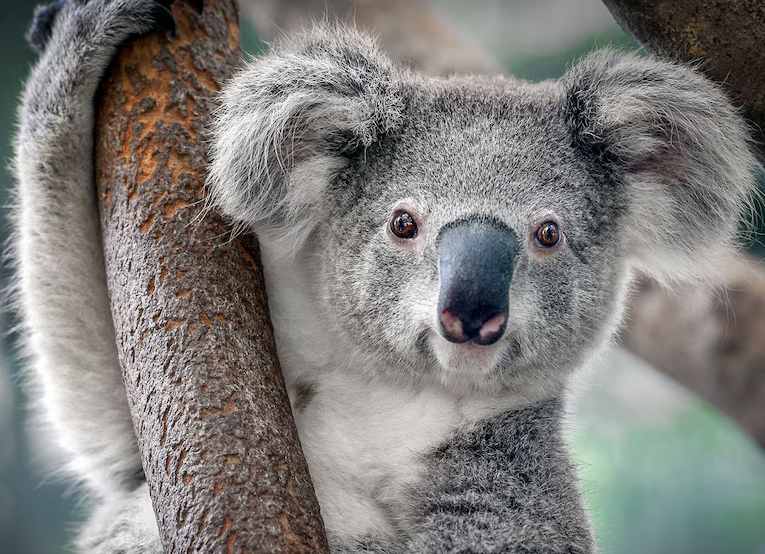
#> input picture Tps/Tp-Introduccion/koala.png, 765 x 554 px
$ jupyter execute --allow-errors 1-leer-y-escribir-archivos.ipynb
#> lines starting #> are read from the running program, lines starting #| are printed output that depends on the picture
# Leer y Escribir archivos

## Texto

Podemos leer y escribir archivos usando la función `open()`

```
open(<ruta>, mode=<modo>, enconding="utf8")
```

existen distintos modos para cargar nuestro archivo, pero veremos estos tres:

* "r" : Solo lectura (read-only)
* "w" : Solo escritura (write-only). **Cuidado!** se sobreescribe todo el archivo!
* "a" : Agregar (append)

el `encoding` "utf8" o "utf-8" es el formato de codificación que nos permite interpretar correctamente texto en español https://es.wikipedia.org/wiki/UTF-8.

Luego de abrir un archivo tenemos que cerrarlo usando el método `.close()`

[cell 1]
file = open("salida.txt", "w")
file.write("escribo mi archivo")
file.close()

### Escribir un archivo

Usando el modo de escritura "w" (de *write*) podemos abrir un archivo y escribir sobre él (borrando todo su contenido, CUIDADO!), o crearlo en caso de que no exista

[cell 2]
file = open("texto.txt", mode="w", encoding="utf-8")
file.write("Estoy escribiendo una línea!")
file.close()  # cerramos el archivos

Para evitar tener que cerrar el archivo tenemos la sentencia `with`, un tipo de Gestor de Contexto en Python.

[cell 3]
with open("texto.txt", mode="w", encoding="utf8") as file:
    # Si quiero escribir varias líneas uso "\n"
    file.write("Línea 1\n")
    file.write("Línea 2\n")
    file.write("Línea 3\n")
    print(file.closed)  # El archivo sigue abierto

print(file.closed)  # El archivo ahora está cerrado

### Leyendo un Archivo

Para leer un archivo debemos usar el modo lectura "r" (de *read*)

[cell 4]
with open("texto.txt", mode="r", encoding="utf8") as file:

    # El método read() lee todo el contenido del archivo:
    texto = file.read()

print(texto)

[cell 5]
with open("texto.txt", mode="r", encoding="utf8") as file:

    # El método readline() lee solo una línea.
    linea = file.readline()

print(linea)

[cell 6]
with open("texto.txt", mode="r", encoding="utf8") as file:

    # El método readlines() lee todas las lineas y las guarda en una lista
    lineas = file.readlines()

print(lineas)  # una lista con las diferentes lineas

[cell 7]
with open("texto.txt", mode="a", encoding="utf8") as file:
    file.write("Una última línea\n")

[cell 8]
with open("texto.txt", "r", encoding="utf8") as file:
    texto = file.read()  # todo el archivo como una string
    print(texto)

[cell 9]
with open("texto.txt", "r", encoding="utf8") as file:
    for line in file.readlines():
        print(line)  # con end="" evito que print() cree una nueva línea vacía

### Ejercicios:

1) Cómo podemos contar el número de palabras en un texto?
2) Cómo podemos ver cuantas veces se repite una dada palabra?

### Pathlib

Una librería muy útil para moverme entre carpetas y explorar archivos desde python

[cell 10]
import pathlib

path = pathlib.Path("")

print(path)
print(path.absolute())

[cell 11]
import pathlib

path = pathlib.Path("")

for file in path.iterdir():
    print(file)

[cell 12]
import pathlib

path = pathlib.Path("")

for file in path.iterdir():
    if file.suffix == ".txt":  # puedo imprimir solo ciertos archivos
        print(file)

[cell 13]
# Puedo crear directorios

nueva_carpeta = path / "nueva_carpeta"
nueva_carpeta.mkdir()  # creo la carpeta

## JSON

JSON es un formato que nace con JavaScript y la web, muy utilizado para compartir información. En python lo podemos utilizar para serializar (guardar) algunos objetos como pueden ser las listas o los diccionarios

[cell 14]
import json

lista_muy_importante = ["receta", "super", "secreta"]

with open("secreto.json", "w") as file:
    json.dump(lista_muy_importante, file)

[cell 15]
with open("secreto.json", "r") as file:
    lista_leida = json.load(file)

lista_leida.append("hola")
lista_leida

[cell 16]
notas_de_alumnos = {"Juan": 9, "Victoria": 8, "José": 6}

with open("notas.json", "w", encoding="utf-8") as file:
    json.dump(notas_de_alumnos, file)

[cell 17]
with open("notas.json", "r") as file:
    dic = json.load(file)

dic["Blas"] = 5

print(dic)

## Pandas

[Pandas](https://pandas.pydata.org/) es una librería muy popular para trabajar con tablas tipo excel. Esta librería nos ofrece muchas herramientas, pero una de ellas es poder leer y escribir archivos de Excel

[cell 18]
import pandas as pd

#> (the rest of this cell did not finish here and is left out)

#> (a cell that did not finish here is left out)

[cell 20]
# También puedo crear un excel a partir de un diccionario
casas = {
    "personas": ["harry", "hermione", "ron"],
    "casa": ["Griffindor", "Griffindor", "Griffindor"],
}

# primero creo un DataFrame
casas_df = pd.DataFrame(casas)

# Luego uso el método to_excel()
casas_df.to_excel("casas.xlsx")  # es importante la extensión .xlsx

## Imagenes

Existen librerías como PIL https://pillow.readthedocs.io/en/stable/handbook/tutorial.html que nos permiten manipular imagenes. Veamos un par de ejemplos

[cell 21]
from PIL import Image

koala = Image.open(r"koala.png")
#> koala is the input picture: PIL image 765x554 RGBA; mean R, G, B, A 127.6, 126, 123.2, 255
koala.show()

[cell 22]
koala

[cell 23]
koala.split()

[cell 24]
# Puedo separar los canales R G B ALPHA (Rojo, Verde, Azul y Transparencia)
r, g, b, a = koala.split()
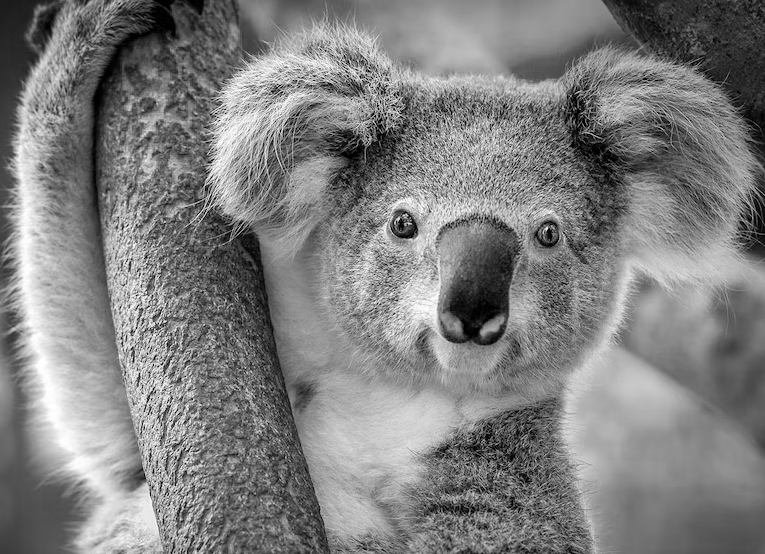
#> r: PIL image 765x554 L; min 0, max 255, mean 127.6
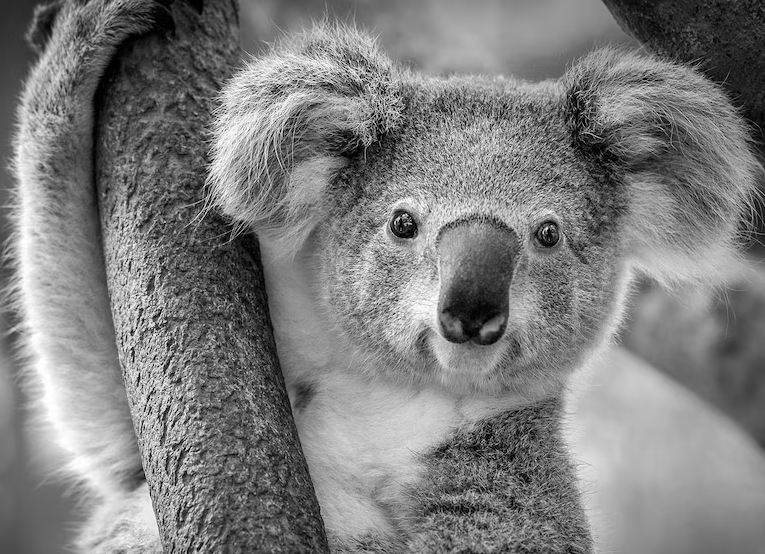
#> g: PIL image 765x554 L; min 0, max 255, mean 126
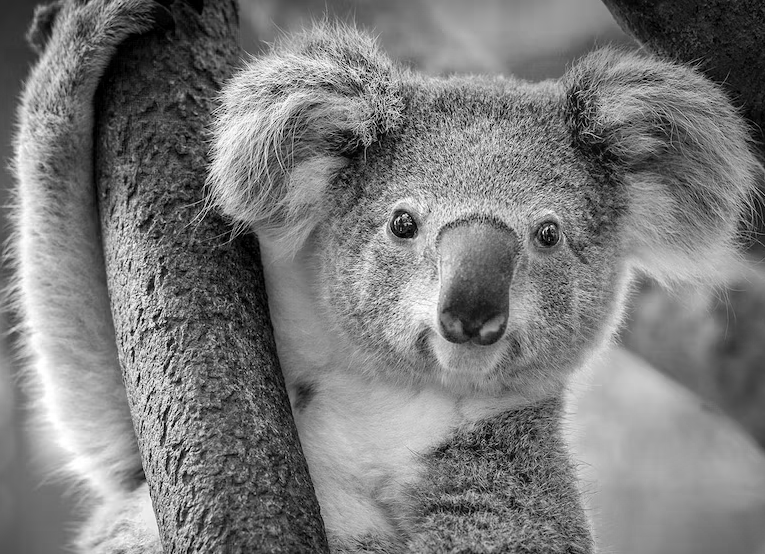
#> b: PIL image 765x554 L; min 0, max 255, mean 123.2
#> a: PIL image 765x554 L; every value is 255

# Y puedo colocarlos en otro orden
Image.merge("RGBA", (g, r, b, a))
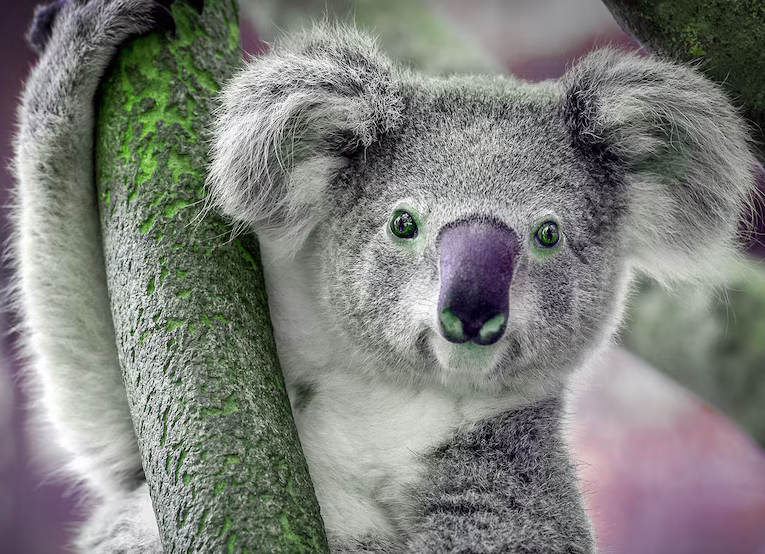
#> Out: PIL image 765x554 RGBA; mean R, G, B, A 126, 127.6, 123.2, 255

[cell 25]
print(koala.size)
#| (765, 554)

# Puedo recortar la imagen
koala_recorte = koala.crop((200, 0, 1100, 900))
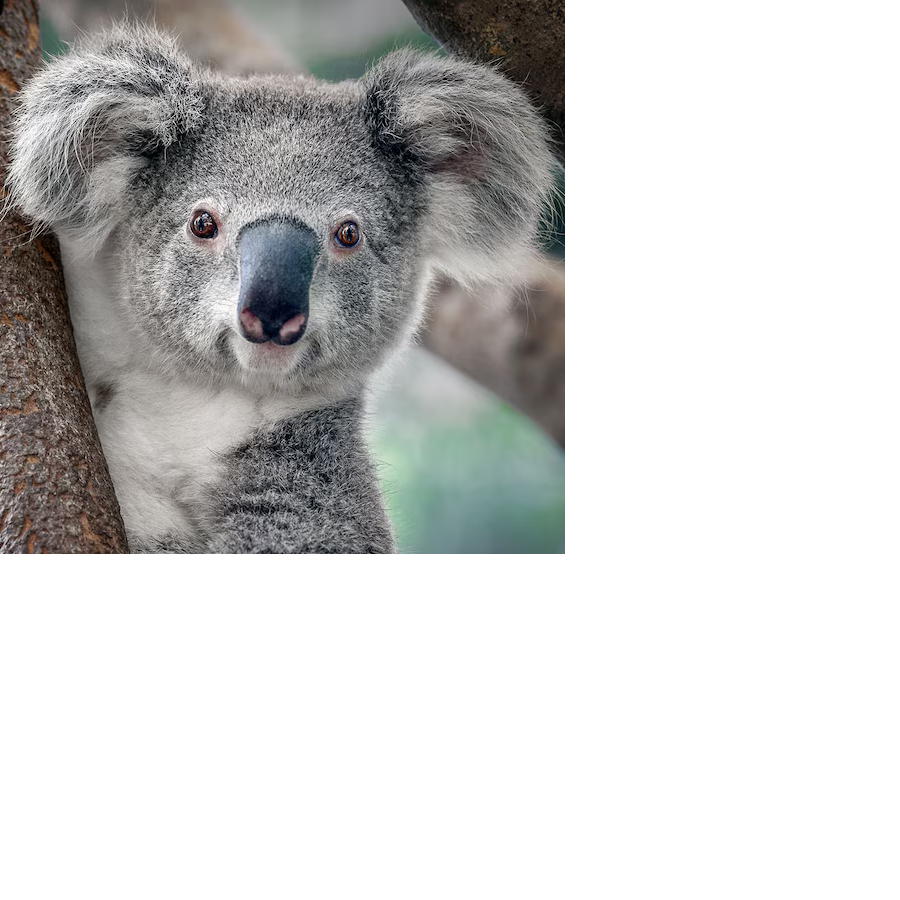
#> koala_recorte: PIL image 900x900 RGBA; mean R, G, B, A 48.6, 48.5, 47.5, 98.5; transparent parts drawn white
koala_recorte

[cell 26]
# Puedo cambiar su tamaño
koala_mini = koala_recorte.resize((128, 128))
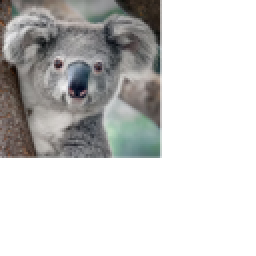
#> koala_mini: PIL image 128x128 RGBA (shown 2 times larger); mean R, G, B, A 48.9, 48.8, 47.8, 98.5; transparent parts drawn white
koala_mini

[cell 27]
# puedo rotar la imagen
koala_90 = koala_mini.rotate(90)
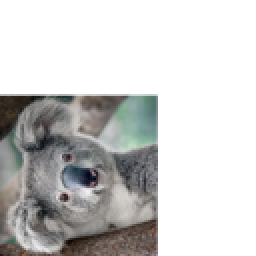
#> koala_90: PIL image 128x128 RGBA (shown 2 times larger); mean R, G, B, A 48.9, 48.8, 47.8, 98.5; transparent parts drawn white
koala_90
